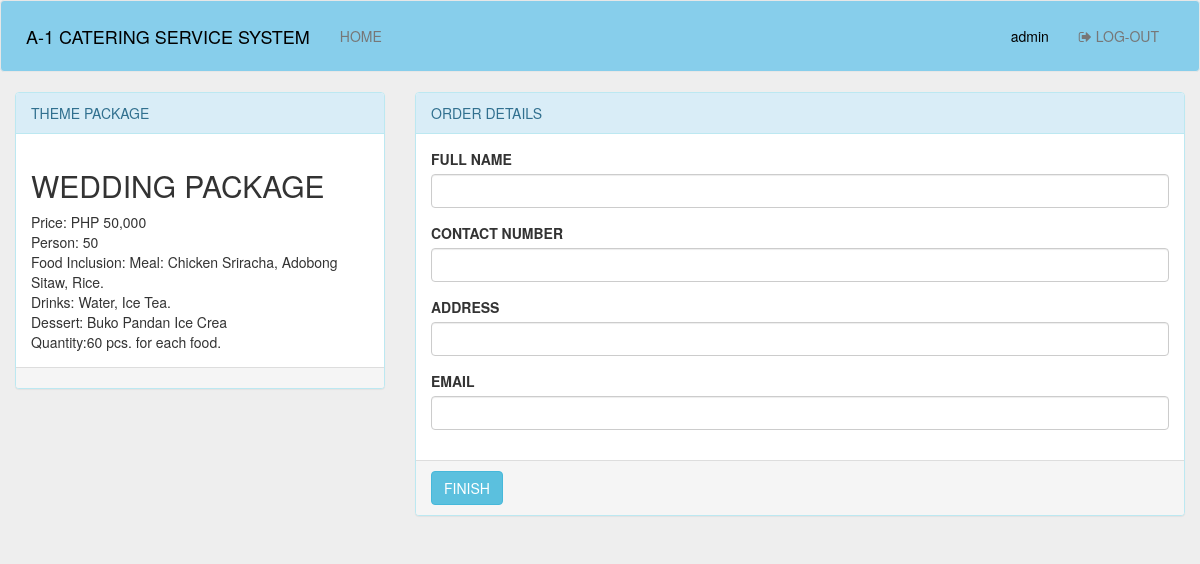
Screenshot of /pax_details.php?id=2 (signed in) with the database file from the repository.
### tables this page shows
CREATE TABLE `package` (
  `package_id` int(11) NOT NULL,
  `theme` varchar(100) NOT NULL,
  `pax` varchar(100) NOT NULL,
  `price` varchar(100) NOT NULL,
  `food` varchar(1000) NOT NULL,
  `quantity` varchar(100) NOT NULL
);

### pax_details.php (the view, shortened to what this page needs)
<?php
	include('functions.php');
$p_id = $_GET['id'];
$sql = "SELECT * FROM package WHERE package_id = '$p_id' ";
$result = mysqli_query($db,$sql);
$row = mysqli_fetch_assoc($result);
?>
<!DOCTYPE html>
<html>
<head>
	<link rel="stylesheet" type="text/css" href="css/bootstrap.min.css">
	<link rel="stylesheet" type="text/css" href="css/font-awesome.css">
</head>
<body style="background-color: #EEE;">
	<nav class="navbar navbar-default" style="background-color: skyblue; padding: 10px 10px;">
	  <div class="container-fluid">
	    <div class="navbar-header">
	      <a class="navbar-brand" style="color: black;">A-1 CATERING SERVICE SYSTEM</a>
	    </div>
	    <div class="collapse navbar-collapse" id="myNavbar">
	      <ul class="nav navbar-nav navbar-center">
	        <li style="border-style: inset; border: 1px black;"><a  href="index.php">HOME</a></li>
	      </ul>
	      <ul class="nav navbar-nav navbar-right">
	      	<li><a href="" style="color: black; cursor: default;"><?php echo $_SESSION['user']['username']; ?></a></li>
		      <li><a href="index.php?logout='1'"><span class=" fa fa-sign-out"></span> LOG-OUT</a></li>
		    </ul>
	    </div>
	  </div>
	</nav>
	<div class="container-fluid">
		<div class="row">
			<div class="col-md-4">
				<div class="panel panel-info">
					<div class="panel-heading">
						THEME PACKAGE
					</div>
					<div class="panel-body">
						<h2><?php echo $row['theme']; ?> PACKAGE</h2>
						Price: PHP <?php echo $row['price']; ?> <br>
						Person: <?php echo $row['pax']; ?> <br>
						Food Inclusion: <?php echo $row['food']; ?><br>
						Quantity:<?php echo $row['quantity']; ?> pcs. for each food.
					</div>
					<div class="panel-footer">
					</div>
				</div>
			</div>
			<div class="col-md-8">
				<div class="panel panel-info">
					<div class="panel-heading">
						ORDER DETAILS
					</div>
					<div class="panel-body">
						<form method="POST" action="pax_details.php?id=<?php echo $_GET['id'] ?>">
							<div class="form-group">
								<label>FULL NAME</label>
								<input type="text" name="full_name" class="form-control">
							</div>
							<div class="form-group">
								<label>CONTACT NUMBER</label>
								<input type="number" name="contact_number" class="form-control">
							</div>
							<div class="form-group">
								<label>ADDRESS</label>
								<input type="text" name="c_address" class="form-control">
							</div>
							<div class="form-group">
								<label>EMAIL</label>
								<input type="email" name="email_ad" class="form-control">
							</div>
					</div>
					<div class="panel-footer">
						<button type="submit" name="finish_buy" class="btn btn-info">FINISH</button>
					</div>
				</div>
			</div>
		</div>
	</div>
</body>
</html>

### rows the page displays
package: theme "WEDDING", price "50,000", pax "50", food "Meal: Chicken Sriracha, Adobong Sitaw, Rice. Drinks: Water, Ice Tea. Dessert: Buko Pandan Ice Crea", quantity "60"

### other values shown
$_SESSION['user']['username'] "admin"
